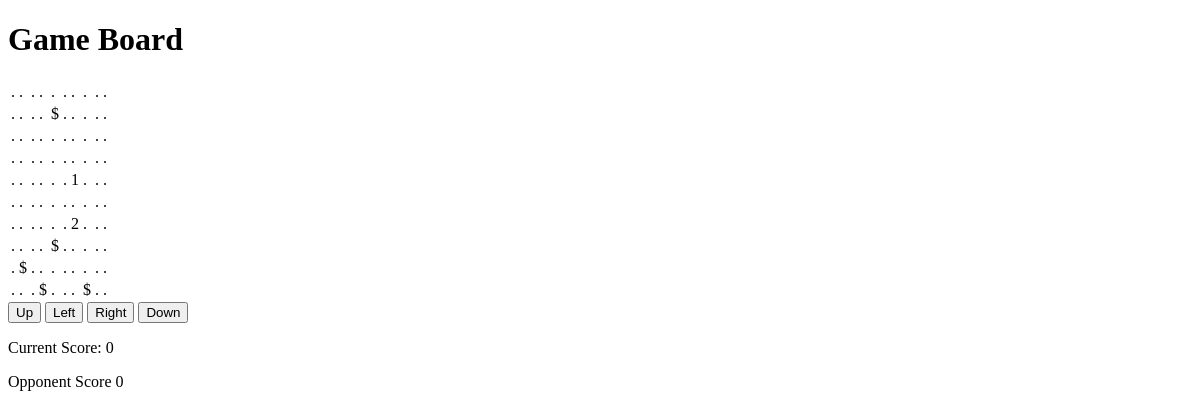
The page /game/display/1/ on the database as committed earlier.
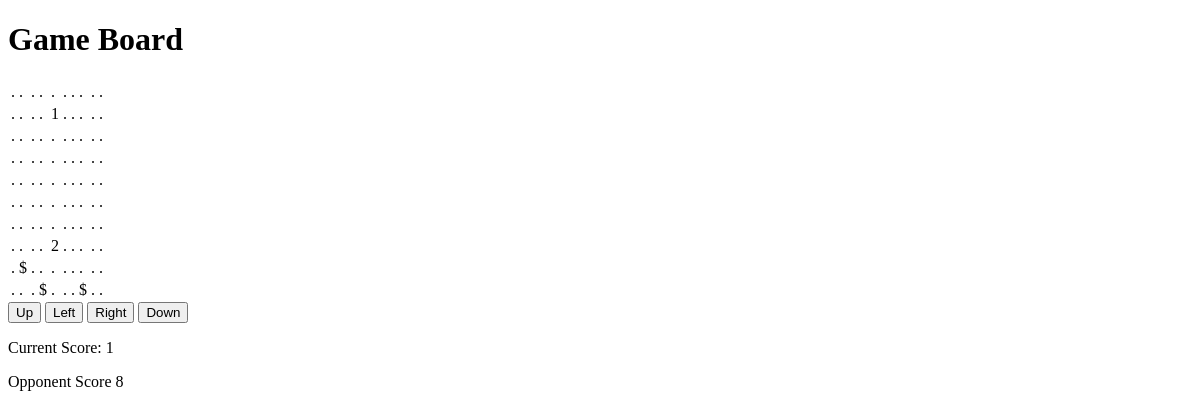
The same page on the database as committed later.
### game/models.py (models this page shows, shortened)
class Board(models.Model):
    label = models.CharField(max_length=1)
    row = models.IntegerField(validators=[validate_row_range])
    col = models.IntegerField(validators=[validate_col_range])
    value = models.IntegerField()
    player = models.ForeignKey(Player, null=True, blank=True, on_delete=models.SET_NULL)
    def __str__(self):
        if self.player is not None:
            return self.player.name
        if int(self.value) > 0:
            return '$'
        else:
            return str(self.label)

class Player(models.Model):
    name = models.CharField(max_length=1, validators=[validate_unique_name])
    row = models.IntegerField(validators=[validate_row_range])
    col = models.IntegerField(validators=[validate_col_range])
    score = models.IntegerField()

### game/views.py (the view)
# urls.py: path('display/<str:name>/', views.display_and_play_game, name='display_and_play_game'),
@transaction.atomic
def display_and_play_game(request, name):
    board = get_current_board_state()
    curr_player = get_object_or_404(Player.objects.select_for_update(), name=name)
    opponent_player = get_object_or_404(Player.objects.select_for_update(), name=PLAYER_TWO_NAME if name == PLAYER_ONE_NAME else PLAYER_ONE_NAME)
    context = {'board': board, 'curr_player': curr_player, 'opponent_player': opponent_player}
    return render(request, 'game/play_game.html', context)

### game/views.py (called while the page is built)
def get_current_board_state() -> [[Board]]:
    board_state = [[tile for tile in Board.objects.select_for_update().filter(row=i).order_by('col')] for i in range(0, BOARD_LENGTH)]
    return board_state

### game/templates/game/play_game.html (shortened to what this page needs)
<!DOCTYPE html>
<html lang="en">
<head>
</head>
<body>
  <h1>Game Board</h1>
  <form method="post" action="{% url 'game:create_game' %}">
    <table>
      {% for row in board %}
        <tr>
          {% for item in row %}
            <td>{{ item }}</td>
          {% endfor %}
        </tr>
      {% endfor %}
    </table>
  </form>
  <form action="{% url 'game:attempt_to_move_player' %}" method="post">
        <button type="submit" name="direction" value="UP">Up</button>
        <button type="submit" name="direction" value="LEFT">Left</button>
        <button type="submit" name="direction" value="RIGHT">Right</button>
        <button type="submit" name="direction" value="DOWN">Down</button>
  </form>
  <p>Current Score: {{ curr_player.score }}</p>
  <p>Opponent Score {{ opponent_player.score }}</p>
</body>
</html>

Rows that differ between the two databases and show on the page:
changed Board (number 15 of 100 on the later page): player.name "$" → "1"
changed Board (number 47 of 100 on the later page): player+value+label "1" → "."
changed Board (number 67 of 100 on the later page): player+value+label "2" → "."
changed Board (number 75 of 100 on the later page): player.name "$" → "2"
changed Player (number 1 of 2 on the later page): score "0" → "1"
changed Player (number 2 of 2 on the later page): score "0" → "8"
